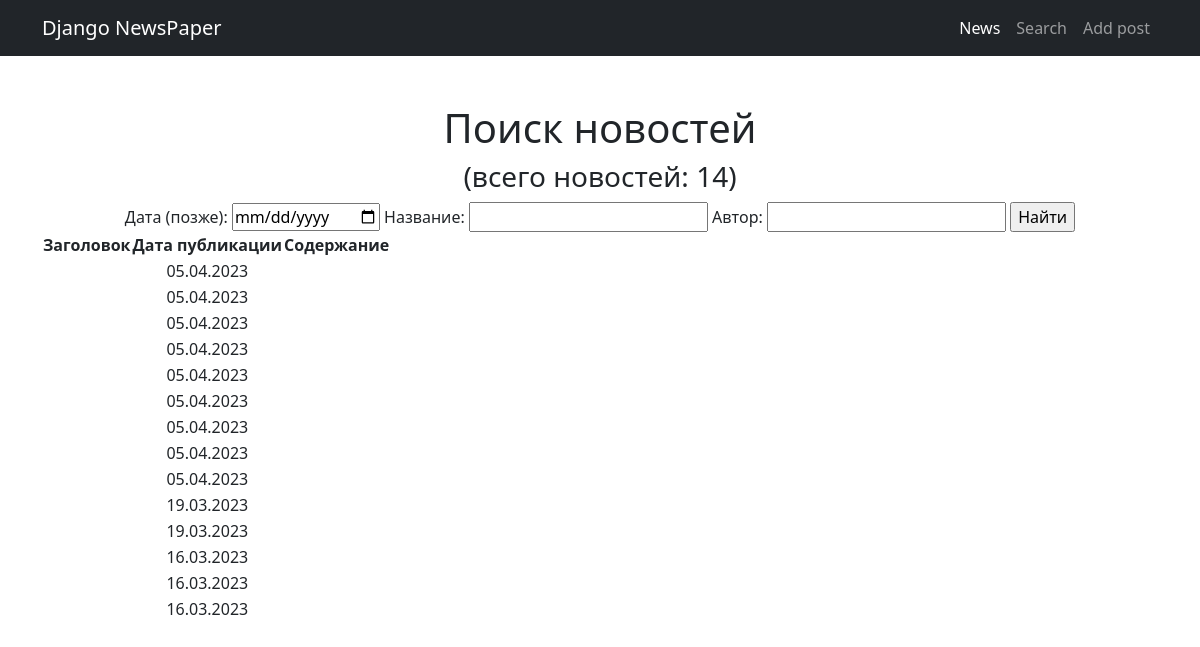
The app's page /news/search/ with its own data.
### news/models.py (models this page shows, shortened)
class Post(models.Model):
    ARTICLE = 'AR'
    NEWS = 'NW'
    POST_TYPE = [
        (ARTICLE, 'Статья'),
        (NEWS, 'Новость')
        ]
    author = models.ForeignKey(Author, on_delete=models.CASCADE, verbose_name='Автор')
    categoryType = models.CharField(max_length=2, choices=POST_TYPE, default=ARTICLE, verbose_name='Тип')
    dateCreation = models.DateTimeField(auto_now_add=True, verbose_name='Дата создания')
    postCategory = models.ManyToManyField(Category, through='PostCategory', verbose_name='Категория')
    title = models.CharField(max_length=128, verbose_name='Заголовок')
    text = models.TextField(verbose_name='Текст')
    rating = models.SmallIntegerField(default=0, verbose_name='Рейтинг')
    def get_absolute_url(self):
        return reverse('post_detail', kwargs={'pk' : self.pk})

### news/views.py (the view)
# urls.py: path('search/', PostSearch.as_view(), name='search'),
class PostSearch(ListView):
    model = Post
    template_name = 'post_search.html'
    context_object_name = 'posts'
    ordering = ['-dateCreation']
    def get_context_data(self, **kwargs):
        context = super().get_context_data(**kwargs)
        context['filter'] = PostFilter(self.request.GET, queryset=self.get_queryset())
        return context

### news/templatetags/custom_filters.py (called while the page is built)
@register.filter(name='censor')
def censor(value):
    censored = profanity.censor(value, '$')
    return censored

### templates/post_search.html (shortened to what this page needs)
{% extends 'default.html' %}
{% load custom_filters %}
{% block content %}
<h1>Поиск новостей</h1>
<h3>(всего новостей: {{ posts|length }})</h3>
<form method='GET'>
    {{ filter.form }}
    <input type='submit' value='Найти'>
</form>
<table>
    <thead>
        <th>
            Заголовок
        </th>
        <th>
            Дата публикации
        </th>
        <th>
            Содержание
        </th>
    </thead>
    {% for post in filter.qs %}
        <tr>
            <td>
            </td>
            <td>
                {{ post.dateCreation|date:'d.m.Y' }}
            </td>
            <td>
            </td>
        </tr>
    {% endfor %}
{% endblock content %}

### records on screen
Post: dateCreation "05.04.2023"
Post: dateCreation "05.04.2023"
Post: dateCreation "05.04.2023"
Post: dateCreation "05.04.2023"
Post: dateCreation "05.04.2023"
Post: dateCreation "05.04.2023"
Post: dateCreation "05.04.2023"
Post: dateCreation "05.04.2023"
Post: dateCreation "05.04.2023"
Post: dateCreation "19.03.2023"
Post: dateCreation "19.03.2023"
Post: dateCreation "16.03.2023"
Post: dateCreation "16.03.2023"
Post: dateCreation "16.03.2023"

### other values on screen
{{ posts|length }} "14"
